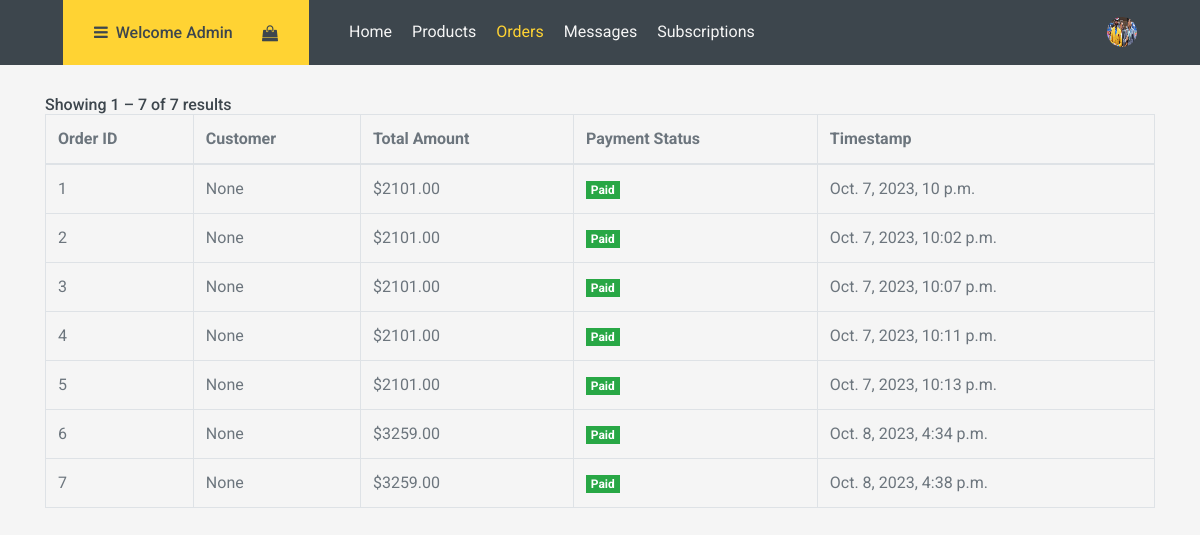
The app's page /administrate/orders/ with its own data.
### userview/models.py (models this page shows, shortened)
class Order(models.Model):
    customer = models.ForeignKey(Customers, on_delete=models.CASCADE, null=True)
    customer_name = models.CharField(max_length=100, null=True)
    products = models.ManyToManyField(Product, through='OrderItem')
    timestamp = models.DateTimeField(auto_now_add=True)
    total_amount = models.DecimalField(max_digits=10, decimal_places=2)
    payment_reference = models.CharField(max_length=100)
    payment_status = models.BooleanField(default=False)

### adminview/views.py (the view)
# urls.py: path('orders/', views.orders_page, name="orders"),
def orders_page(request):
    orders = Order.objects.all()
    context = {"orders": orders}
    return render(request, "adminview/orders.html", context)

### templates/adminview/orders.html (shortened to what this page needs)
<!DOCTYPE html>
<html lang="en">
<head>
    {% load static %}
    <link href="https://cdnjs.cloudflare.com/ajax/libs/font-awesome/5.10.0/css/all.min.css" rel="stylesheet">
    <link rel="stylesheet" href="https://stackpath.bootstrapcdn.com/font-awesome/4.7.0/css/font-awesome.min.css">
    <link href="{% static 'lib/animate/animate.min.css' %}" rel="stylesheet">
    <link href="{% static 'lib/owlcarousel/assets/owl.carousel.min.css' %}" rel="stylesheet">
    <link href="{% static 'css/style.css' %}" rel="stylesheet">
</head>
<body>
    <div class="container-fluid bg-dark mb-30">
        <div class="row px-xl-5">
            <div class="col-lg-3 d-none d-lg-block">
                <a class="btn d-flex align-items-center justify-content-between bg-primary w-100" data-toggle="collapse"
                    href="#navbar-vertical" style="height: 65px; padding: 0 30px;">
                    <h6 class="text-dark m-0"><i class="fa fa-bars mr-2"></i>Welcome Admin</h6>
                    <i class="fa fa-shopping-bag text-dark"></i>
                </a>
            </div>
            <div class="col-lg-9">
                <nav class="navbar navbar-expand-lg bg-dark navbar-dark py-3 py-lg-0 px-0">
                    <div class="collapse navbar-collapse justify-content-between" id="navbarCollapse">
                        <div class="navbar-nav mr-auto py-0">
                            <a href="{% url 'adminview:admin-home' %}" class="nav-item nav-link">Home</a>
                            <a href="{% url 'adminview:products' %}" class="nav-item nav-link">Products</a>
                            <a href="{% url 'adminview:orders' %}" class="nav-item nav-link active">Orders</a>
                            <a href="{% url 'adminview:messages' %}" class="nav-item nav-link">Messages</a>
                            <a href="{% url 'adminview:subscriptions' %}" class="nav-item nav-link">Subscriptions</a>
                        </div>
                        <div class="user-area dropdown float-right">
                            <a href="#" class="dropdown-toggle active" data-toggle="dropdown" aria-haspopup="true" aria-expanded="false">
                                <img class="user-avatar rounded-circle w-20" src="{% static 'img/carousel-1.jpg' %}" alt="User" style="width: 30px; height: 30px;">
                            </a>
                        </div>
                    </div>
                </nav>
            </div>
        </div>
    </div>
<link rel="stylesheet" href="https://cdnjs.cloudflare.com/ajax/libs/MaterialDesign-Webfont/5.3.45/css/materialdesignicons.css" />
<section class="section">
    <div class="container">
        <div class="row">
            <div class="col-lg-12">
                <div class="row">
                    <div class="col-lg-8">
                        <h6 class="fs-16 mb-0">Showing 1 – {{ orders.count }} of {{ orders.count }} results</h6>
                    </div>
                    <div class="col-lg-4">
                    </div>
                </div>
                <div class="table-responsive">
                    <table class="table table-bordered table-hover">
                        <thead>
                            <tr>
                                <th>Order ID</th>
                                <th>Customer</th>
                                <th>Total Amount</th>
                                <th>Payment Status</th>
                                <th>Timestamp</th>
                            </tr>
                        </thead>
                        <tbody>
                            {% for order in orders %}
                            <tr>
                                <td>{{ order.id }}</td>
                                <td>{{ order.customer_name }}</td>
                                <td>${{ order.total_amount }}</td>
                                <td>
                                    {% if order.payment_status %}
                                        <span class="badge badge-success">Paid</span>
                                    {% else %}
                                        <span class="badge badge-danger">Unpaid</span>
                                    {% endif %}
                                </td>
                                <td>{{ order.timestamp }}</td>
                            </tr>
                            {% endfor %}
                        </tbody>
                    </table>
                </div>
            </div>
        </div>
        <div class="row">
        </div>
    </div>
</section>
</body>
</html>

### records on screen
Order: id "1", customer_name "None", total_amount "2101.00", payment_status "Paid", timestamp "Oct. 7, 2023, 10 p.m."
Order: id "2", customer_name "None", total_amount "2101.00", payment_status "Paid", timestamp "Oct. 7, 2023, 10:02 p.m."
Order: id "3", customer_name "None", total_amount "2101.00", payment_status "Paid", timestamp "Oct. 7, 2023, 10:07 p.m."
Order: id "4", customer_name "None", total_amount "2101.00", payment_status "Paid", timestamp "Oct. 7, 2023, 10:11 p.m."
Order: id "5", customer_name "None", total_amount "2101.00", payment_status "Paid", timestamp "Oct. 7, 2023, 10:13 p.m."
Order: id "6", customer_name "None", total_amount "3259.00", payment_status "Paid", timestamp "Oct. 8, 2023, 4:34 p.m."
Order: id "7", customer_name "None", total_amount "3259.00", payment_status "Paid", timestamp "Oct. 8, 2023, 4:38 p.m."

### other values on screen
{{ orders.count }} "7"
